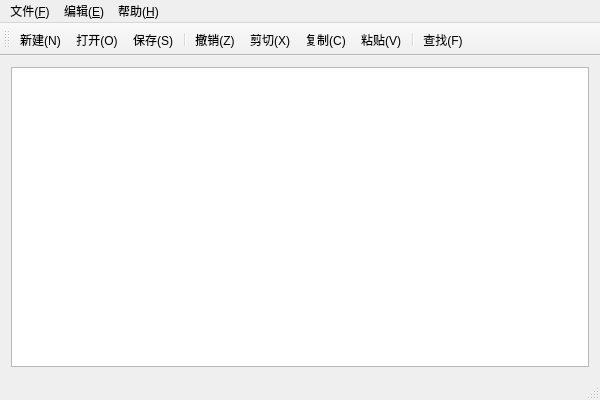
<?xml version="1.0" encoding="UTF-8"?>
<ui version="4.0">
 <class>QtWidgetsApplication1Class</class>
 <widget class="QMainWindow" name="QtWidgetsApplication1Class">
  <property name="geometry">
   <rect>
    <x>0</x>
    <y>0</y>
    <width>600</width>
    <height>400</height>
   </rect>
  </property>
  <property name="windowTitle">
   <string>QtWidgetsApplication1</string>
  </property>
  <widget class="QWidget" name="centralWidget">
   <layout class="QGridLayout" name="gridLayout_2">
    <item row="0" column="0">
     <layout class="QGridLayout" name="gridLayout">
      <item row="0" column="0">
       <widget class="QTextEdit" name="textEdit"/>
      </item>
     </layout>
    </item>
   </layout>
  </widget>
  <widget class="QMenuBar" name="menuBar">
   <property name="geometry">
    <rect>
     <x>0</x>
     <y>0</y>
     <width>600</width>
     <height>22</height>
    </rect>
   </property>
   <widget class="QMenu" name="menu">
    <property name="title">
     <string>文件(&amp;F)</string>
    </property>
    <addaction name="action_New"/>
    <addaction name="action_Open"/>
    <addaction name="action_Close"/>
    <addaction name="separator"/>
    <addaction name="action_Save"/>
    <addaction name="action_SaveAs"/>
    <addaction name="separator"/>
    <addaction name="action_Exit"/>
   </widget>
   <widget class="QMenu" name="menu_E">
    <property name="title">
     <string>编辑(&amp;E)</string>
    </property>
    <addaction name="action_Undo"/>
    <addaction name="separator"/>
    <addaction name="action_Cut"/>
    <addaction name="action_Copy"/>
    <addaction name="action_Paste"/>
    <addaction name="separator"/>
    <addaction name="action_Search"/>
   </widget>
   <widget class="QMenu" name="menu_H">
    <property name="title">
     <string>帮助(&amp;H)</string>
    </property>
    <addaction name="action_State"/>
   </widget>
   <addaction name="menu"/>
   <addaction name="menu_E"/>
   <addaction name="menu_H"/>
  </widget>
  <widget class="QToolBar" name="toolBar">
   <property name="windowTitle">
    <string>toolBar</string>
   </property>
   <attribute name="toolBarArea">
    <enum>TopToolBarArea</enum>
   </attribute>
   <attribute name="toolBarBreak">
    <bool>false</bool>
   </attribute>
   <addaction name="action_New"/>
   <addaction name="action_Open"/>
   <addaction name="action_Save"/>
   <addaction name="separator"/>
   <addaction name="action_Undo"/>
   <addaction name="action_Cut"/>
   <addaction name="action_Copy"/>
   <addaction name="action_Paste"/>
   <addaction name="separator"/>
   <addaction name="action_Search"/>
  </widget>
  <widget class="QStatusBar" name="statusBar"/>
  <action name="action_New">
   <property name="icon">
    <iconset resource="myResources.qrc">
     <normaloff>:/myimages/images/file-add.png</normaloff>:/myimages/images/file-add.png</iconset>
   </property>
   <property name="text">
    <string>新建(&amp;N)</string>
   </property>
   <property name="statusTip">
    <string>新建文件</string>
   </property>
   <property name="shortcut">
    <string>Ctrl+N</string>
   </property>
  </action>
  <action name="action_Search">
   <property name="icon">
    <iconset resource="myResources.qrc">
     <normaloff>:/myimages/images/search.png</normaloff>:/myimages/images/search.png</iconset>
   </property>
   <property name="text">
    <string>查找(&amp;F)</string>
   </property>
   <property name="shortcut">
    <string>Ctrl+F</string>
   </property>
  </action>
  <action name="action_Open">
   <property name="icon">
    <iconset resource="myResources.qrc">
     <normaloff>:/myimages/images/file-open.png</normaloff>:/myimages/images/file-open.png</iconset>
   </property>
   <property name="text">
    <string>打开(&amp;O)</string>
   </property>
   <property name="shortcut">
    <string>Ctrl+O</string>
   </property>
  </action>
  <action name="action_Close">
   <property name="icon">
    <iconset resource="myResources.qrc">
     <normaloff>:/myimages/images/guanbi.png</normaloff>:/myimages/images/guanbi.png</iconset>
   </property>
   <property name="text">
    <string>关闭(&amp;C)</string>
   </property>
   <property name="shortcut">
    <string>Ctrl+C</string>
   </property>
  </action>
  <action name="action_Save">
   <property name="icon">
    <iconset resource="myResources.qrc">
     <normaloff>:/myimages/images/baocun.png</normaloff>:/myimages/images/baocun.png</iconset>
   </property>
   <property name="text">
    <string>保存(&amp;S)</string>
   </property>
   <property name="shortcut">
    <string>Ctrl+S</string>
   </property>
  </action>
  <action name="action_SaveAs">
   <property name="icon">
    <iconset resource="myResources.qrc">
     <normaloff>:/myimages/images/lingcunwei.png</normaloff>:/myimages/images/lingcunwei.png</iconset>
   </property>
   <property name="text">
    <string>另存为(&amp;A)</string>
   </property>
   <property name="shortcut">
    <string>Ctrl+A</string>
   </property>
  </action>
  <action name="action_Exit">
   <property name="icon">
    <iconset resource="myResources.qrc">
     <normaloff>:/myimages/images/tuichu.png</normaloff>:/myimages/images/tuichu.png</iconset>
   </property>
   <property name="text">
    <string>退出(X)</string>
   </property>
   <property name="shortcut">
    <string>Ctrl+X</string>
   </property>
  </action>
  <action name="action_Undo">
   <property name="icon">
    <iconset resource="myResources.qrc">
     <normaloff>:/myimages/images/chexiao.png</normaloff>:/myimages/images/chexiao.png</iconset>
   </property>
   <property name="text">
    <string>撤销(&amp;Z)</string>
   </property>
   <property name="shortcut">
    <string>Ctrl+Z</string>
   </property>
  </action>
  <action name="action_Cut">
   <property name="icon">
    <iconset resource="myResources.qrc">
     <normaloff>:/myimages/images/jianqie.png</normaloff>:/myimages/images/jianqie.png</iconset>
   </property>
   <property name="text">
    <string>剪切(X)</string>
   </property>
   <property name="shortcut">
    <string>Ctrl+X</string>
   </property>
  </action>
  <action name="action_Copy">
   <property name="icon">
    <iconset resource="myResources.qrc">
     <normaloff>:/myimages/images/fuzhi.png</normaloff>:/myimages/images/fuzhi.png</iconset>
   </property>
   <property name="text">
    <string>复制(C)</string>
   </property>
   <property name="shortcut">
    <string>Ctrl+C</string>
   </property>
  </action>
  <action name="action_Paste">
   <property name="icon">
    <iconset resource="myResources.qrc">
     <normaloff>:/myimages/images/niantie.png</normaloff>:/myimages/images/niantie.png</iconset>
   </property>
   <property name="text">
    <string>粘贴(V)</string>
   </property>
   <property name="shortcut">
    <string>Ctrl+V</string>
   </property>
  </action>
  <action name="action_State">
   <property name="icon">
    <iconset resource="myResources.qrc">
     <normaloff>:/myimages/images/shuoming.png</normaloff>:/myimages/images/shuoming.png</iconset>
   </property>
   <property name="text">
    <string>说明</string>
   </property>
  </action>
 </widget>
 <layoutdefault spacing="6" margin="11"/>
 <resources>
  <include location="QtWidgetsApplication1.qrc"/>
  <include location="myResources.qrc"/>
 </resources>
 <connections/>
</ui>
